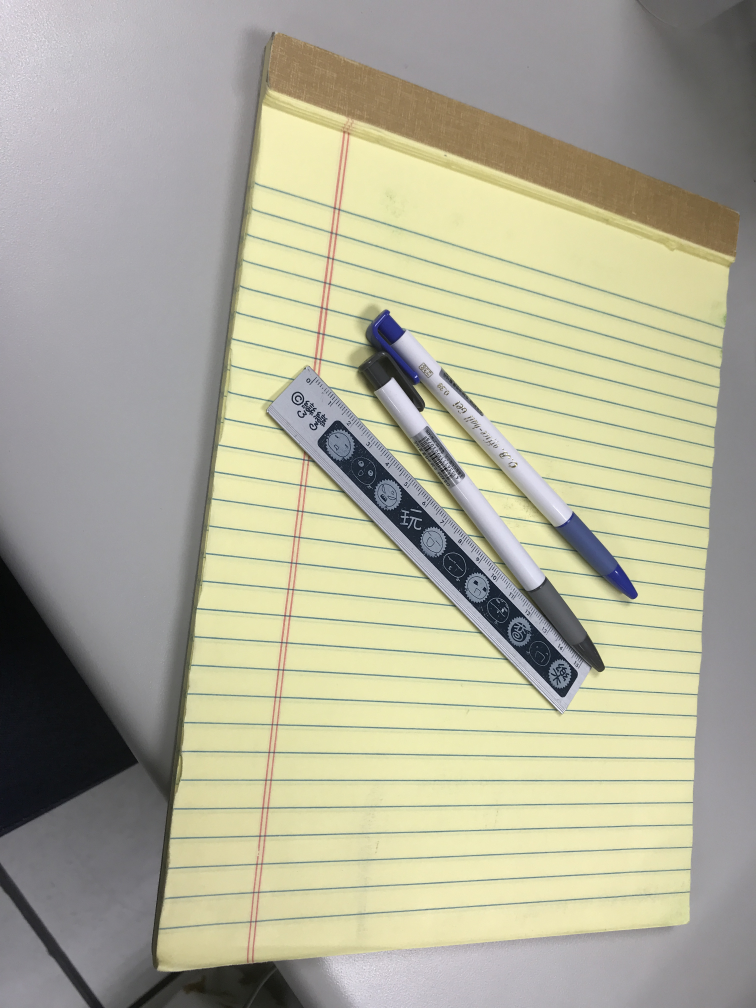
#> input picture Computer Vision/OpenCV/image/test10_1.jpg, 3024 x 4032 px (shown at 1/4 size)
$ python test4.py
#> lines starting #> are read from the running program, lines starting #| are printed output that depends on the picture
import cv2
import numpy as np
import matplotlib.pylab as plt

img = cv2.imread('./image/test10_1.jpg')
#> img is the input picture: shape (4032, 3024, 3); mean B, G, R 153.2, 174, 175.9
rows, cols, ch = img.shape
#> rows = 4032; cols = 3024; ch = 3

# 设置标记点和目标点
markpoint = [[1100, 120], [2950, 850], [2750, 3680], [630, 3870]]
dstpoint = [[0, 0], [300, 0], [300, 400], [0, 400]]

# 强调标记点
for i in markpoint:
    cv2.circle(img, tuple(i), 10, (0, 255, 0), -1)

# 转换点的格式
pts1 = np.float32(markpoint)
pts2 = np.float32(dstpoint)

# 生成透视矩阵
M = cv2.getPerspectiveTransform(pts1, pts2)
#> M = [[0.102, 0.0128, -113.9], [-0.0387, 0.0981, 30.82], [-0.000118, 1.03e-05, 1]]

# 转换
dst = cv2.warpPerspective(img, M, (300, 400))
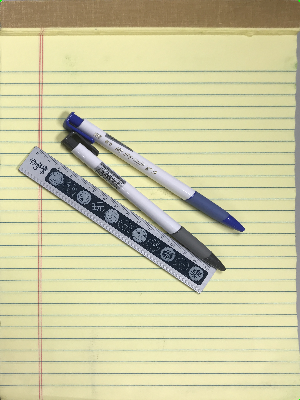
#> dst: shape (400, 300, 3); mean B, G, R 161.8, 201.7, 204

# plt.subplot(121), plt.imshow(img), plt.title('Input')
# plt.subplot(122), plt.imshow(dst), plt.title('Output')
# plt.show()

cv2.imshow("before" , img)
cv2.imshow("after" , dst)
cv2.waitKey(0)
cv2.destroyAllWindows()
